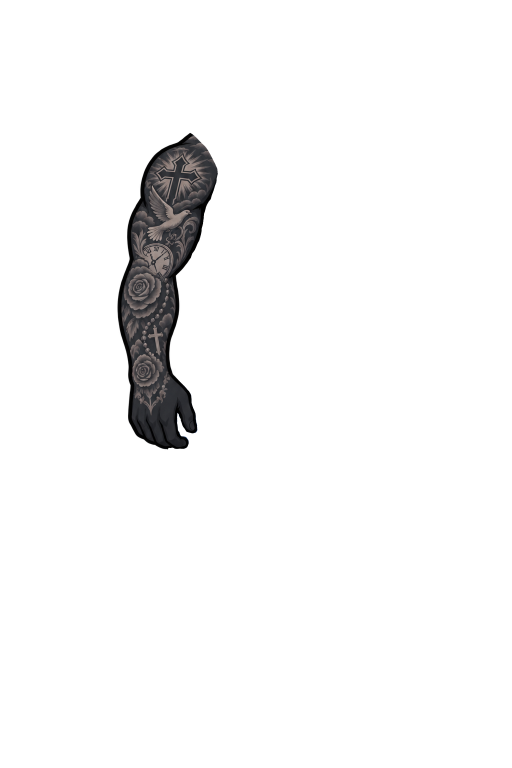
#> input picture assets/raw/arm_l.png, 1024 x 1536 px, given in place of torso.png, which was not available (shown at 1/2 size)
$ python build_parts.py
#> lines starting #> are read from the running program, lines starting #| are printed output that depends on the picture; after the words box and inside, x2 and y2 are one past the last pixel; in counts of white or black regions, pixels touching at a corner belong together; pictures that were not available may be replaced by others from this repository, and a replacement may not be noted
#!/usr/bin/env python3
"""Slice the 5 supplied character pieces into rigged parts.

Input : assets/raw/{torso,arm_l,arm_r,leg_a,leg_b}.png   (1024x1536, pieces already in assembled position)
Output: assets/parts/*.png (cropped, pre-scaled)  +  js/parts.js (manifest + joint positions)

Each limb is split at its joints. Every joint is a "ball hinge": the upper piece owns everything above
the joint line PLUS a disc around the pivot, the lower piece owns everything below the line PLUS the same
disc. The upper piece is drawn on top, so its disc hides the seam whatever angle the joint bends to.

All coordinates are in the ORIGINAL 1024x1536 sprite space (y down).
"""
import json, os
import numpy as np
from PIL import Image
from scipy import ndimage as ndi

ROOT = os.path.join(os.path.dirname(__file__), '..')
RAW = os.path.join(ROOT, 'assets', 'raw')
OUT = os.path.join(ROOT, 'assets', 'parts')
PRESCALE = 0.5            # parts are stored at half size (game draws them at roughly 0.3 of original)
os.makedirs(OUT, exist_ok=True)

# ---- joint positions (original sprite coordinates) -------------------------------------------------------
J = dict(
    hip_pivot=(535, 730),                       # torso rotates around this
    ground_y=1527, center_x=540,
    # arms: shoulder, elbow, hand (centre of the fist)
    arm_r=dict(S=(675, 365), E=(715, 650), H=(775, 850), r=64),   # viewer-right arm = FRONT arm (character faces right)
    arm_l=dict(S=(330, 370), E=(292, 615), H=(318, 835), r=64),   # viewer-left  arm = REAR arm
    # legs: hip, knee, ankle
    leg_b=dict(Hp=(625, 725), K=(650, 1055), A=(668, 1385), rk=96, ra=118),  # FRONT leg
    leg_a=dict(Hp=(445, 725), K=(405, 1040), A=(345, 1385), rk=100, ra=122), # REAR leg
)

def load(name):
#> called with name = 'torso'
    im = Image.open(os.path.join(RAW, name + '.png')).convert('RGBA')
#> im is the input picture: PIL image 1024x1536 RGBA; mean R, G, B, A 2.9, 2.8, 2.9, 11.7
    a = np.array(im)
    alpha = a[..., 3].astype(np.uint8)
    alpha[alpha < 40] = 0                                   # kill the faint halo left by the cut-outs
#> alpha: shape (1536, 1024); min 0, max 254, mean 11.7
    # drop stray specks / thin outlines left behind by the cut (anything not part of the main body)
    lab, n = ndi.label(alpha > 0)
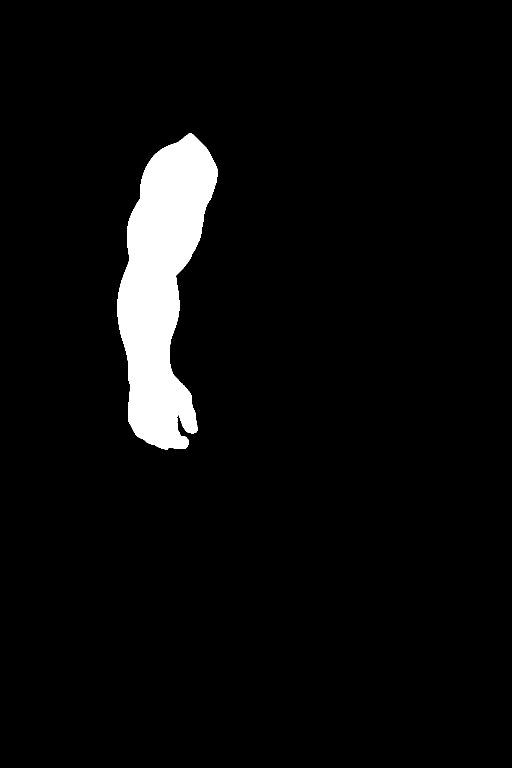
#> lab: shape (1536, 1024) int32 (shown at 1/2 size); values 0 (black) and 1 (white), 4.7% white; 1 white region, box (x1, y1, x2, y2) and area: (235, 266, 436, 900) 73579
#> n = 1
    if n > 1:
        sizes = ndi.sum(alpha > 0, lab, range(1, n + 1))
        keep = np.isin(lab, [i + 1 for i, s in enumerate(sizes) if s > 4000])
        alpha = np.where(keep, alpha, 0).astype(np.uint8)
    a[..., 3] = alpha
#> a: shape (1536, 1024, 4); 0.15% of pixels changed, all inside (x1, y1, x2, y2) = (232, 265, 436, 901)
    return a

H_, W_ = 1536, 1024
YY, XX = np.mgrid[0:H_, 0:W_].astype(np.float32)

def halfplane(p, d):
    """signed distance along unit vector d from point p (positive = 'below' the joint line)"""
    return (XX - p[0]) * d[0] + (YY - p[1]) * d[1]

def disc(p, r):
    return ((XX - p[0]) ** 2 + (YY - p[1]) ** 2) <= r * r

def unit(a, b):
    v = np.array(b, np.float32) - np.array(a, np.float32)
    return v / np.linalg.norm(v)

def feather(sd, w=1.2):
    return np.clip(0.5 - sd / w, 0, 1)   # 1 above the line, 0 below (anti-aliased)

parts = {}

def emit(name, arr, mask):
#> called with name = 'torso'
    out = arr.copy()
    out[..., 3] = (arr[..., 3].astype(np.float32) * mask).astype(np.uint8)
    ys, xs = np.where(out[..., 3] > 0)
    x0, x1, y0, y1 = xs.min(), xs.max() + 1, ys.min(), ys.max() + 1
#> x0 = 235; x1 = 436; y0 = 266; y1 = 900
    crop = Image.fromarray(out[y0:y1, x0:x1])
    w, h = max(1, round(crop.width * PRESCALE)), max(1, round(crop.height * PRESCALE))
#> w = 100; h = 317
    crop = crop.resize((w, h), Image.LANCZOS)
#> crop: PIL image 100x317 RGBA
    crop.save(os.path.join(OUT, name + '.png'), optimize=True)
    parts[name] = dict(file=f'assets/parts/{name}.png', ox=int(x0), oy=int(y0), w=int(x1 - x0), h=int(y1 - y0))
    return out

ones = np.ones((H_, W_), np.float32)

# ---- torso (with head) -------------------------------------------------------------------------------------
emit('torso', load('torso'), ones)

# ---- arms: upper / lower ------------------------------------------------------------------------------------
for side in ('r', 'l'):
    key = f'arm_{side}'
#> key = 'arm_r'
    a = load(key)
#> call 2 of load, with name = 'arm_r'
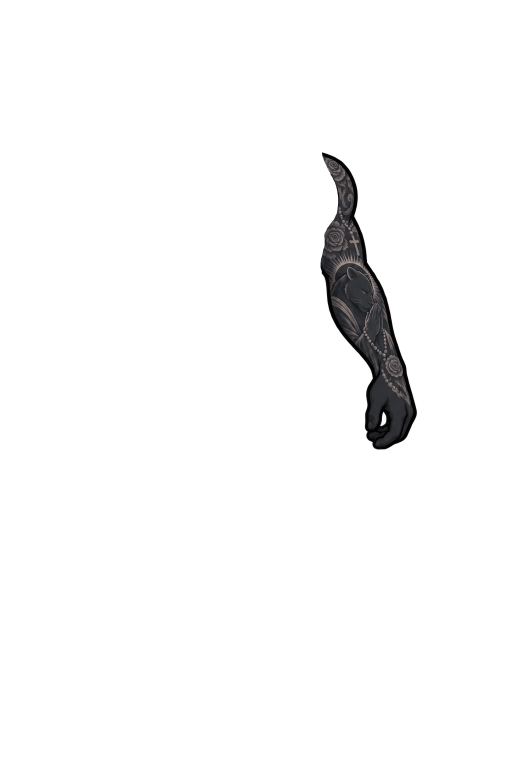
#> input picture assets/raw/arm_r.png, 1024 x 1536 px (shown at 1/2 size)
#> in load, im is the input picture: PIL image 1024x1536 RGBA; mean R, G, B, A 1.5, 1.4, 1.5, 7.5
#> in load (call 2), `alpha[alpha < 40] = 0`: alpha: shape (1536, 1024); min 0, max 254, mean 7.5
#> in load (call 2), `lab, n = ndi.label(alpha > 0)`: lab: shape (1536, 1024) int32; values 0 (black) and 1 (white), 3% white; 1 white region, box (x1, y1, x2, y2) and area: (641, 304, 834, 899) 47368
#> in load (call 2), `a[..., 3] = alpha`: a: shape (1536, 1024, 4); 0.18% of pixels changed, all inside (x1, y1, x2, y2) = (641, 302, 884, 946)
    d = J[key]
#> d = {'S': (675, 365), 'E': (715, 650), 'H': (775, 850), 'r': 64}
    ax = unit(d['S'], d['H'])          # cut line is perpendicular to the overall arm axis
#> ax = [0.202, 0.979]
    up = np.maximum(feather(halfplane(d['E'], ax)), disc(d['E'], d['r']).astype(np.float32))
#> in disc, `return ((XX - p[0]) ** 2 + (YY - p[1]) ** 2) <= r * r`: returned value: shape (1536, 1024) bool; 0.82% white; 1 white region, box (x1, y1, x2, y2) and area: (651, 586, 780, 715) 12853
    lo = np.maximum(1 - feather(halfplane(d['E'], ax)), disc(d['E'], d['r']).astype(np.float32))
    emit(f'{key}_up', a, up)
#> in emit (call 2), `out[..., 3] = (arr[..., 3].astype(np.float32) * mask).astype(np.uint8)`: out: shape (1536, 1024, 4); mean R, G, B, A 1.5, 1.4, 1.5, 4.8
    emit(f'{key}_lo', a, lo)
#> call 3 of emit, with name = 'arm_r_lo'
#> in emit (call 3), `out[..., 3] = (arr[..., 3].astype(np.float32) * mask).astype(np.uint8)`: out: shape (1536, 1024, 4); mean R, G, B, A 1.5, 1.4, 1.5, 4.4
#> in emit (call 3), `x0, x1, y0, y1 = xs.min(), xs.max() + 1, ys.min(), ys.max() + 1`: x0 = 658; x1 = 834; y0 = 586; y1 = 899
#> in emit (call 3), `crop = crop.resize((w, h), Image.LANCZOS)`:
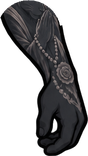
#> crop: PIL image 88x156 RGBA; mean R, G, B, A 22.7, 22.2, 23.5, 125.3; transparent parts drawn white

# ---- legs: thigh / shin / foot -----------------------------------------------------------------------------
for key in ('leg_b', 'leg_a'):
    a = load(key)
#> call 4 of load, with name = 'leg_b'
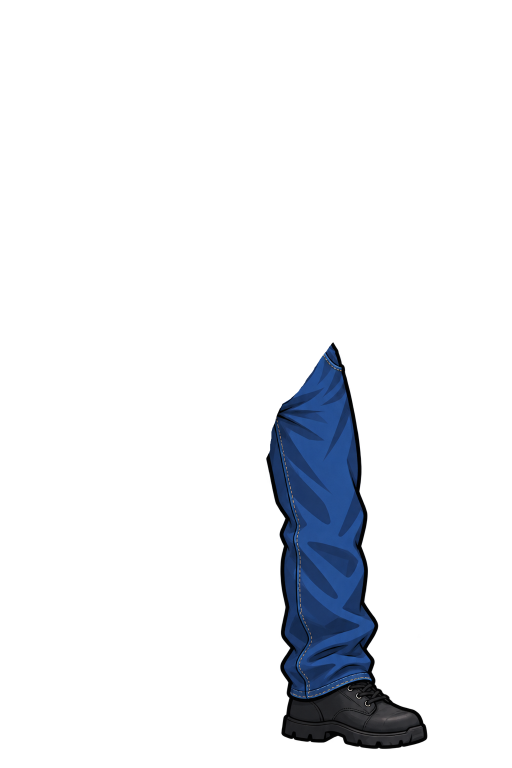
#> input picture assets/raw/leg_b.png, 1024 x 1536 px (shown at 1/2 size)
#> in load, im is the input picture: PIL image 1024x1536 RGBA; mean R, G, B, A 2.6, 4.6, 8, 21.7
#> in load (call 4), `alpha[alpha < 40] = 0`: alpha: shape (1536, 1024); min 0, max 254, mean 21.6
#> in load (call 4), `lab, n = ndi.label(alpha > 0)`: lab: shape (1536, 1024) int32; values 0 (black) and 1 (white), 8.6% white; 1 white region, box (x1, y1, x2, y2) and area: (532, 684, 855, 1498) 135588
#> in load (call 4), `a[..., 3] = alpha`: a: shape (1536, 1024, 4); 0.29% of pixels changed, all inside (x1, y1, x2, y2) = (501, 683, 880, 1512)
    d = J[key]
    ax_k = unit(d['Hp'], d['A'])                       # knee cut: perpendicular to hip->ankle
    ax_a = unit(d['K'], d['A'])                        # ankle cut: perpendicular to shin
    above_k = feather(halfplane(d['K'], ax_k))
    above_a = feather(halfplane(d['A'], ax_a))
    dk = disc(d['K'], d['rk']).astype(np.float32)
    da = disc(d['A'], d['ra']).astype(np.float32)
    thigh = np.maximum(above_k, dk)
    shin = np.maximum(np.minimum(1 - above_k, above_a), da)
    foot = np.maximum(1 - above_a, da)
    emit(f'{key}_th', a, thigh)
#> in emit (call 6), `out[..., 3] = (arr[..., 3].astype(np.float32) * mask).astype(np.uint8)`: out: shape (1536, 1024, 4); mean R, G, B, A 2.6, 4.6, 8, 10.4
    emit(f'{key}_sh', a, shin)
#> in emit (call 7), `out[..., 3] = (arr[..., 3].astype(np.float32) * mask).astype(np.uint8)`:
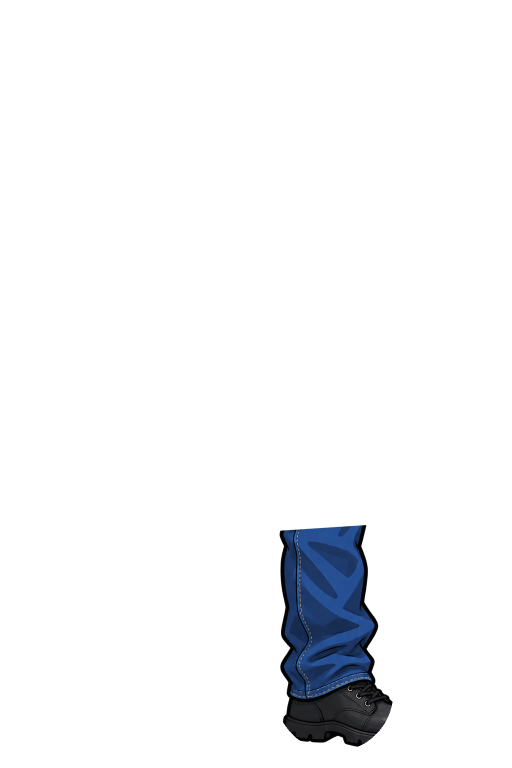
#> out: shape (1536, 1024, 4) (shown at 1/2 size); mean R, G, B, A 2.6, 4.6, 8, 12.2; transparent parts drawn white
#> in emit (call 7), `x0, x1, y0, y1 = xs.min(), xs.max() + 1, ys.min(), ys.max() + 1`: x0 = 559; x1 = 785; y0 = 1050; y1 = 1494
    emit(f'{key}_ft', a, foot)
#> in emit (call 8), `out[..., 3] = (arr[..., 3].astype(np.float32) * mask).astype(np.uint8)`:
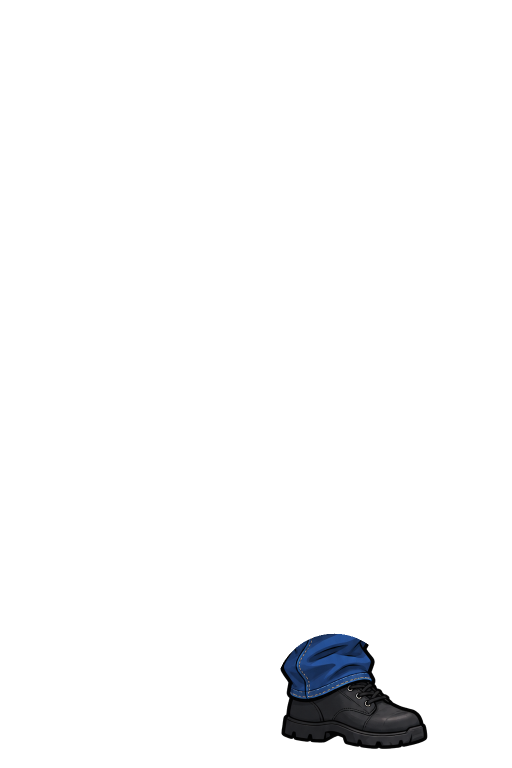
#> out: shape (1536, 1024, 4) (shown at 1/2 size); mean R, G, B, A 2.6, 4.6, 8, 7.2; transparent parts drawn white
#> in emit (call 8), `x0, x1, y0, y1 = xs.min(), xs.max() + 1, ys.min(), ys.max() + 1`: x0 = 561; x1 = 855; y0 = 1267; y1 = 1498
#> in emit (call 8), `crop = crop.resize((w, h), Image.LANCZOS)`:
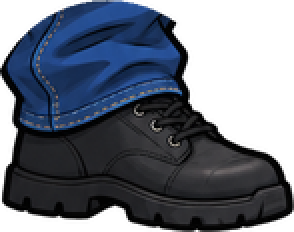
#> crop: PIL image 147x116 RGBA (shown 2 times larger); mean R, G, B, A 21.2, 28.2, 40.8, 167.4; transparent parts drawn white

manifest = dict(scale=PRESCALE, parts=parts, joints=J)
#> manifest = 3 items
with open(os.path.join(ROOT, 'js', 'parts.js'), 'w') as f:
    f.write('// generated by tools/build_parts.py - do not edit\nconst PARTS = ' + json.dumps(manifest, indent=1) + ';\n')

# ---- self-check: reassemble at rest and compare with the straight merge ------------------------------------
def reassemble():
    bg = Image.new('RGBA', (W_, H_), (0, 0, 0, 0))
    order = ['leg_a_ft', 'leg_a_sh', 'leg_a_th', 'leg_b_ft', 'leg_b_sh', 'leg_b_th', 'torso',
             'arm_l_lo', 'arm_l_up', 'arm_r_lo', 'arm_r_up']
    for n in order:
        p = parts[n]
#> p = {'file': 'assets/parts/leg_a_ft.png', 'ox': 231, 'oy': 1263, 'w': 197, 'h': 260}
        im = Image.open(os.path.join(OUT, n + '.png')).resize((p['w'], p['h']), Image.LANCZOS)
        bg.alpha_composite(im, (p['ox'], p['oy']))
    return bg

if __name__ == '__main__':
    r = reassemble()
    ref = Image.new('RGBA', (W_, H_), (0, 0, 0, 0))
    for n in ['leg_b', 'leg_a', 'torso', 'arm_l', 'arm_r']:
        ref.alpha_composite(Image.fromarray(load(n)))
    diff = np.abs(np.array(r).astype(int) - np.array(ref).astype(int))[..., :3].max(2)
    sel = np.array(ref)[..., 3] > 200
    print('parts:', len(parts), ' mean abs diff on opaque pixels: %.2f' % diff[sel].mean())
    bg = Image.new('RGBA', (W_, H_), (40, 20, 60, 255)); bg.alpha_composite(r)
    bg.convert('RGB').save(os.path.join(ROOT, 'assets', 'rest_check.png'))
